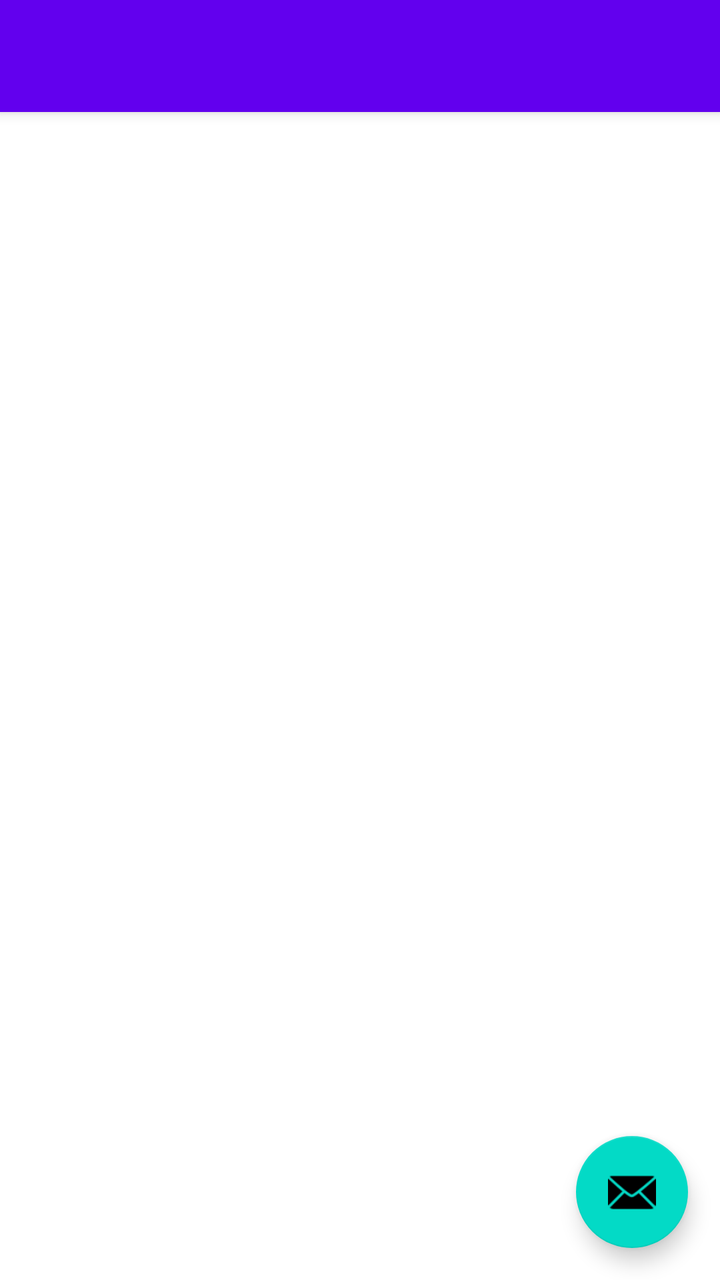
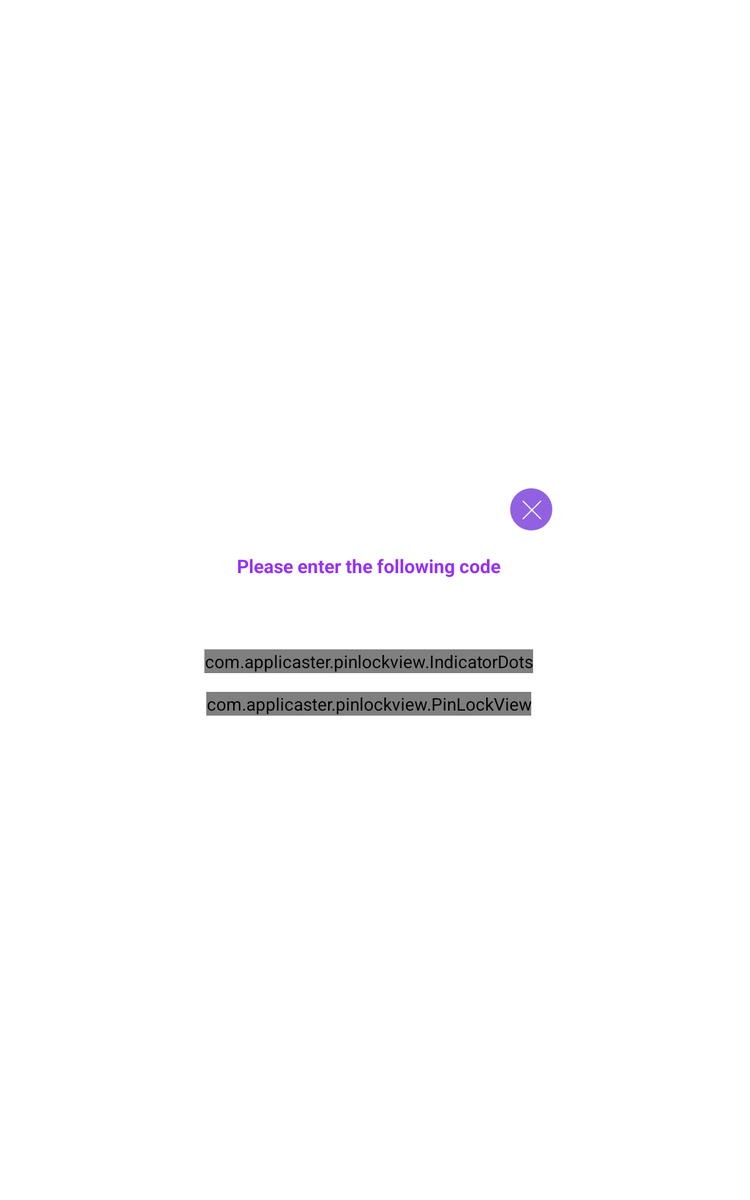

First picture: res/layout/ on a phone held upright. Second picture: the repository's own variant of that layout, on a device whose configuration matches the variant's folder. Source for both follows.
<!-- AndroidManifest.xml: fallback theme Theme.MaterialComponents.DayNight.NoActionBar -->
<!-- res/layout/activity_main.xml -->
<?xml version="1.0" encoding="utf-8"?>
<android.support.design.widget.CoordinatorLayout xmlns:android="http://schemas.android.com/apk/res/android"
    xmlns:app="http://schemas.android.com/apk/res-auto"
    xmlns:tools="http://schemas.android.com/tools"
    android:layout_width="match_parent"
    android:layout_height="match_parent"
    tools:context="com.applicaster.MainActivity">

    <android.support.design.widget.AppBarLayout
        android:layout_width="match_parent"
        android:layout_height="wrap_content"
        android:theme="@style/AppTheme.AppBarOverlay">

        <android.support.v7.widget.Toolbar
            android:id="@+id/toolbar"
            android:layout_width="match_parent"
            android:layout_height="?attr/actionBarSize"
            android:background="?attr/colorPrimary"
            app:popupTheme="@style/AppTheme.PopupOverlay" />

    </android.support.design.widget.AppBarLayout>

    <include layout="@layout/content_main" />

    <android.support.design.widget.FloatingActionButton
        android:id="@+id/fab"
        android:layout_width="wrap_content"
        android:layout_height="wrap_content"
        android:layout_gravity="bottom|end"
        android:layout_margin="@dimen/fab_margin"
        app:srcCompat="@android:drawable/ic_dialog_email" />

</android.support.design.widget.CoordinatorLayout>
<!-- res/layout/content_main.xml (included above) -->
<?xml version="1.0" encoding="utf-8"?>
<LinearLayout xmlns:android="http://schemas.android.com/apk/res/android"
    xmlns:app="http://schemas.android.com/apk/res-auto"
    xmlns:tools="http://schemas.android.com/tools"
    android:layout_width="match_parent"
    android:layout_height="match_parent"
    app:layout_behavior="@string/appbar_scrolling_view_behavior"
    tools:context="com.applicaster.HookActivity"
    tools:showIn="@layout/activity_main">

</LinearLayout>
<!-- resources referenced by this layout -->
<resources>
  <dimen name="fab_margin">16dp</dimen>
  <style name="AppTheme.AppBarOverlay" parent="ThemeOverlay.AppCompat.Dark.ActionBar" />
  <style name="AppTheme.PopupOverlay" parent="ThemeOverlay.AppCompat.Light" />
</resources>
<!-- res/layout-sw600dp/activity_main.xml (the repository's variant of the layout above) -->
<!-- drawn on a 7-inch tablet held upright -->
<?xml version="1.0" encoding="utf-8"?>
<FrameLayout xmlns:android="http://schemas.android.com/apk/res/android"
    xmlns:app="http://schemas.android.com/apk/res-auto"
    android:layout_width="match_parent"
    android:layout_height="match_parent"
    android:id="@+id/frame_layout"

    >
    <ImageView
        android:id="@+id/parent_lock_background"
        android:layout_width="match_parent"
        android:layout_height="match_parent"
        android:scaleType="centerCrop"
        android:src="@drawable/parent_lock_background_image_tablet_portrait" />



    <FrameLayout
        android:id="@+id/frame"
        android:layout_width="290dp"
        android:layout_height="wrap_content"
        android:layout_gravity="center"
        >
        <ImageView
            android:id="@+id/calulator_image_9"
            android:layout_width="280dp"
            android:layout_height="330dp"
            android:layout_marginTop="10dp"
            android:layout_marginRight="10dp"
            android:visibility="gone"
            android:src="@drawable/background_image_1_9"

            />
        <ImageView
            android:id="@+id/calulator_image_3"
            android:layout_width="280dp"
            android:layout_height="210dp"
            android:layout_marginTop="10dp"
            android:layout_marginRight="10dp"
            android:visibility="gone"
            android:src="@drawable/background_image_1_3"

            />
        <LinearLayout
            android:layout_width="280dp"
            android:layout_height="wrap_content"
            android:gravity="center_horizontal"
            android:layout_marginTop="10dp"
            android:layout_marginRight="10dp"
            android:orientation="vertical"
            >

            <TextView
                android:id="@+id/text_1"
                android:layout_width="wrap_content"
                android:layout_height="wrap_content"
                android:gravity="center"
                android:maxLines="1"
                android:layout_marginTop="45dp"
                android:text="@string/please"
                android:textStyle="bold"
                android:textColor="@color/perp_text"
                android:textSize="15dp" />

            <TextView
                android:id="@+id/text_2"
                android:layout_width="256dp"
                android:layout_height="wrap_content"
                android:layout_marginTop="3dp"
                android:gravity="center"
                android:maxLines="1"
                android:textColor="@color/perp_text_2"
                android:textSize="14dp" />

            <TextView
                android:id="@+id/text_3"
                android:layout_width="256dp"
                android:layout_height="wrap_content"
                android:layout_marginTop="3dp"
                android:fontFamily="sans-serif-thin"
                android:gravity="center"
                android:maxLines="1"
                android:textColor="@color/gray_text_3"
                android:textSize="12dp" />

            <com.applicaster.pinlockview.IndicatorDots
                android:id="@+id/indicator_dots"
                android:layout_width="wrap_content"
                android:layout_height="wrap_content"
                android:layout_marginTop="15dp" />

            <com.applicaster.pinlockview.PinLockView
                android:id="@+id/pin_lock_view"
                android:layout_width="wrap_content"
                android:layout_height="wrap_content"
                android:layout_marginTop="15dp"
                app:keypadButtonSize="42dp"
                app:keypadHorizontalSpacing="@dimen/default_horizontal_spacing"
                app:keypadTextColor="@color/perp_digit"
                app:keypadTextSize="25dp"
                app:keypadVerticalSpacing="@dimen/default_vertical_spacing" />

        </LinearLayout>

        <ImageView
            android:id="@+id/imageView_close"
            android:layout_width="40dp"
            android:layout_height="40dp"
            android:layout_gravity="top|right"
            android:clickable="true"
            android:src="@drawable/close_button" />
    </FrameLayout>

</FrameLayout>
<!-- resources referenced by the variant -->
<!-- as a 7-inch tablet held upright resolves them -->
<resources>
  <color name="gray_text_3">#9f9f9f</color>
  <color name="perp_digit">#9356e8</color>
  <color name="perp_text">#9632f7</color>
  <color name="perp_text_2">#c6a4ff</color>
  <dimen name="default_horizontal_spacing">25dp</dimen>
  <dimen name="default_vertical_spacing">15dp</dimen>
  <!-- drawable background_image_1_3: png bitmap (drawable-hdpi, 6289 bytes) -->
  <!-- drawable background_image_1_9: png bitmap (drawable-hdpi, 8251 bytes) -->
  <!-- drawable close_button: png bitmap (drawable-hdpi, 2163 bytes) -->
  <string name="please">Please enter the following code</string>
</resources>
